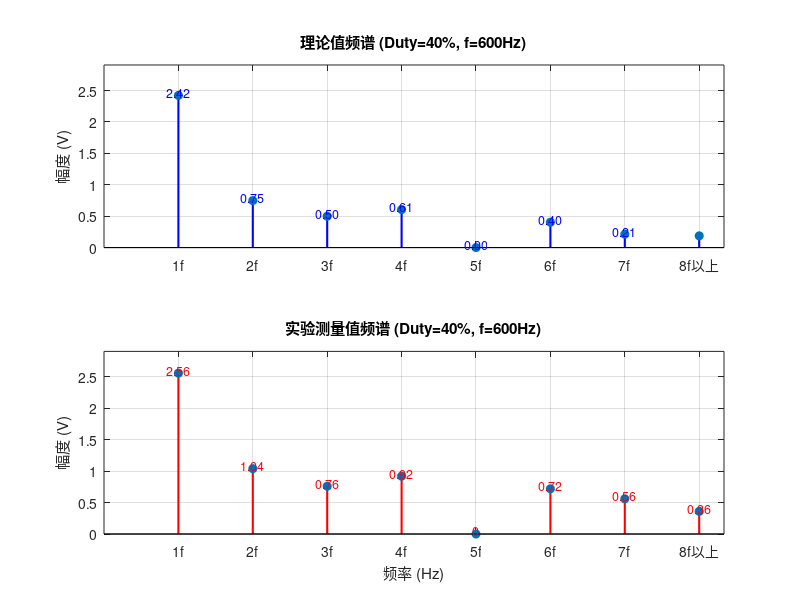

Source code (MATLAB):
% ==========================================
% 实验任务：方波分解 (占空比 40%, 含8f以上)
% ==========================================
clc; clear; close all;

% --- 1. 参数设置 ---
f_base = 600;       % <--- 修改这里：400 或 600
E = 2;              % 信号幅度 2V
duty = 0.4;         % 占空比 40%
harmonics = 1:8;    % 1f 到 8f
freqs = harmonics * f_base; 

% --- 2. 理论值计算 ---
theory_values = zeros(1, length(harmonics));
for i = 1:length(harmonics)
    n = harmonics(i);
    theory_values(i) = 2 * abs( (2 * E) / (n * pi) * sin(n * pi * duty) );
end

% --- 3. 实验测量值 (请填入8个数据) ---
% !!! 请替换真实数据 !!!
% 40%占空比：5f应极小，8f应该有数值
measured_values = [2.56, 1.04, 0.76, 0.92, 0, 0.72, 0.56, 0.36]; 

% --- 4. 绘图 ---
figure('Name', ['40%占空比频谱 (f=' num2str(f_base) ')'], 'Color', 'w');

% 自定义X轴标签
x_labels = {'1f', '2f', '3f', '4f', '5f', '6f', '7f', '8f以上'};

% 子图1：理论值
subplot(2, 1, 1);
stem(freqs, theory_values, 'filled', 'LineWidth', 1.5, 'Color', 'b', 'MarkerSize', 6);
title(['理论值频谱 (Duty=40%, f=' num2str(f_base) 'Hz)']);
ylabel('幅度 (V)');
grid on;
xticks(freqs);
xticklabels(x_labels);
ylim([0, max(theory_values)*1.2]);

% 显示数值
for i = 1:length(harmonics) - 1
    text(freqs(i), theory_values(i) + 0.05, sprintf('%.2f', theory_values(i)), ...
        'HorizontalAlignment', 'center', 'FontSize', 9, 'Color', 'b');
end

% (2) 计算 "8f以上" 的理论总值 (使用平方和开根号 RSS)
sum_sq = 0;
for k = 8:2000  % 累加到第2000次谐波，足够精确了
    v_pp_k = 2 * abs( (2 * E) / (k * pi) * sin(k * pi * duty) );
    sum_sq = sum_sq + v_pp_k^2;
end
theory_values(8) = sqrt(sum_sq); % 存入第8个位置

% 子图2：测量值
subplot(2, 1, 2);
stem(freqs, measured_values, 'filled', 'LineWidth', 1.5, 'Color', 'r', 'MarkerSize', 6);
title(['实验测量值频谱 (Duty=40%, f=' num2str(f_base) 'Hz)']);
xlabel('频率 (Hz)');
ylabel('幅度 (V)');
grid on;
xticks(freqs);
xticklabels(x_labels);
ylim([0, max(theory_values)*1.2]); 

% 显示数值
for i = 1:length(harmonics)
    text(freqs(i), measured_values(i) + 0.05, num2str(measured_values(i)), ...
        'HorizontalAlignment', 'center', 'FontSize', 9, 'Color', 'r');
end
